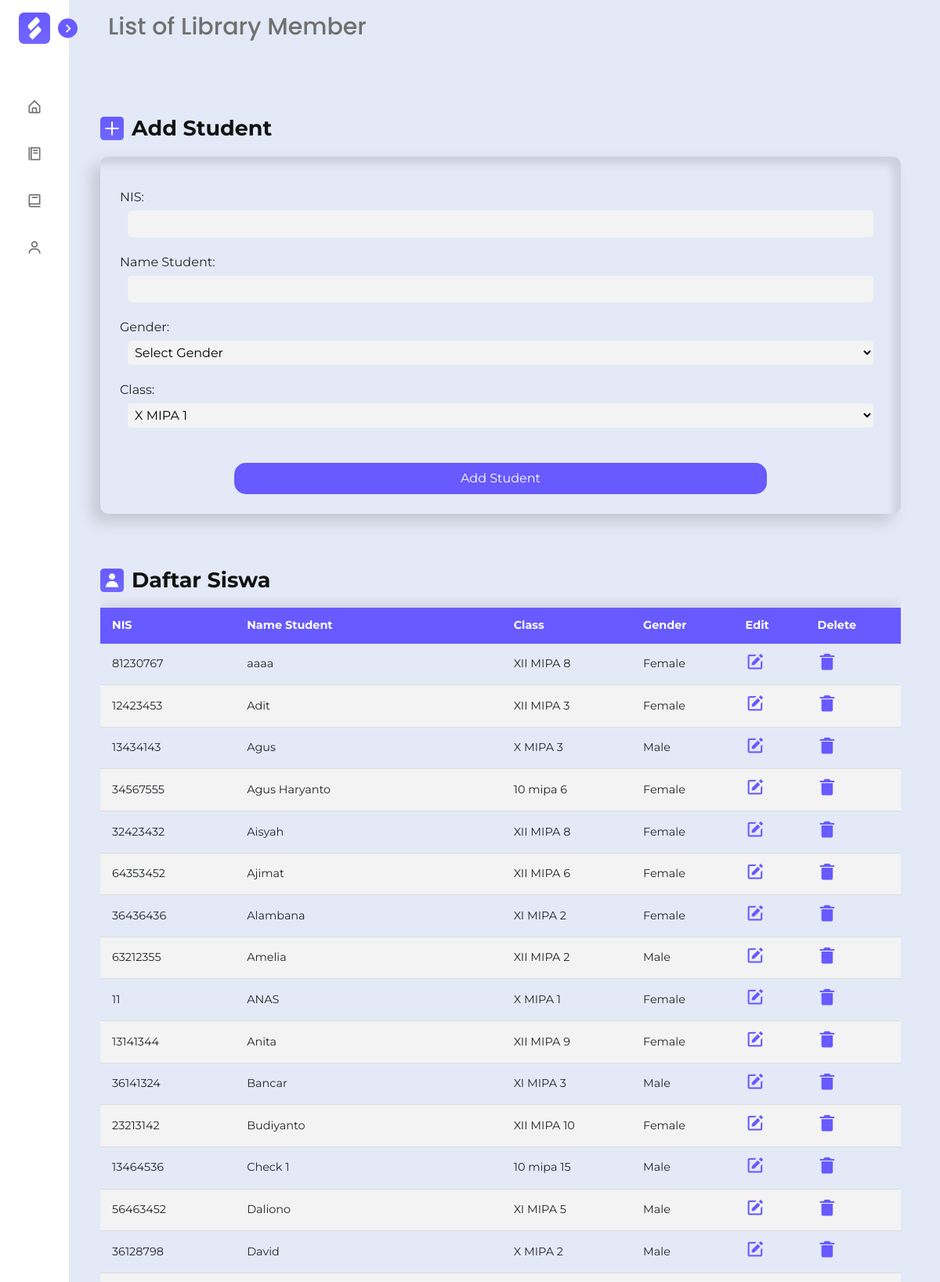
/source/student.php (signed in, upper part), run on the app's committed database.
### tables this page shows
CREATE TABLE `siswa` (
  `nis` int(11) NOT NULL,
  `namestudent` varchar(150) DEFAULT NULL,
  `class` varchar(11) DEFAULT NULL,
  `jenis_kelamin` varchar(15) DEFAULT NULL
);

### source/student.php (the view, shortened to what this page needs)
<!DOCTYPE html>
<html lang="en">
<head>
    <link href="framework/bootstrap/bootstrap.min.css" rel="stylesheet" />
    <link rel="stylesheet" href="css/sidebar.css">
    <link rel="stylesheet" href="css/siswa.css">
    <link href="framework/boxicons/boxicon.min.css" rel="stylesheet" />
</head>
<body>
    <nav class="sidebar close">
        <header>
            <div class="image-text">
                <span class="image">
                    <img src="assets/Logo.png" alt="" />
                </span>
            </div>
            <i class="bx bx-chevron-right toggle"></i>
        </header>
        <div class="menu-bar">
            <div class="menu">
                <ul class="menu-links">
                    <li class="nav-link">
                        <a href="home.php">
                            <i class="bx bx-home-alt icon"></i>
                        </a>
                    </li>
                    <li class="nav-link">
                        <a href="pinjaman.php">
                            <i class="bx bx-food-menu icon"></i>
                        </a>
                    </li>
                    <li class="nav-link">
                        <a href="book.php">
                            <i class="bx bx-book icon"></i>
                        </a>
                    </li>
                    <li class="nav-link">
                        <a href="#">
                            <i class="bx bx-user icon"></i>
                        </a>
                    </li>
                </ul>
            </div>
        </div>
    </nav>
    <section class="home">
        <div class="text">List of Library Member</div>
        <div class="content-area">
            <div class="submittion">
                <div class="name-it">
                    <img src="assets/add.png" alt="">
                    <p>Add Student</p>
                </div>
                <form action="student.php" method="POST" class="form-siswa">
                    <div class="input">
                        <label for="isbn">NIS:</label>
                        <input type="text" name="nis" id="nis" required>
                    </div>
                    <div class="input">
                        <label for="nama">Name Student:</label>
                        <input type="text" name="nama" id="nama" required>
                    </div>
                    <div class="input1">
                        <label for="penulis">Gender:</label>
                        <select name="jenis_kelamin" class="select-form" id="jenis_kelamin" required>
                            <option selected>Select Gender</option>
                        </select>
                    </div>
                    <div class="input1">
                        <label for="class">Class:</label>
                        <select name="class" class="select-form" id="kelas" placeholder="Silahkan Pilih Kelas" required>
                            <option value="X MIPA 1">X MIPA 1</option>
                        </select>
                    </div>
                    <div class="submit-btn">
                        <input type="submit" name="submit" class="submit" value="Add Student">
                    </div>
                </form>
            </div>
            <div class="view-data">
                <div class="name-it">
                    <img src="assets/profile.png" alt="">
                    <p>Daftar Siswa </p>
                </div>
                <div class="scroll-table">
                    <table class="content-table book-table">
                        <thead>
                            <tr>
                                <th>NIS</th>
                                <th>Name Student</th>
                                <th>Class</th>
                                <th>Gender</th>
                                <th>Edit</th>
                                <th>Delete</th>
                            </tr>
                        </thead>
                        <tbody>
                            <?php
						include 'logic/connection.php';
						$query = "SELECT * FROM siswa GROUP BY namestudent ASC";
						$result = mysqli_query($conn, $query);
						while ($row = mysqli_fetch_array($result)) {
							$nis = $row['nis'];
							$nama = $row['namestudent'];
							$kelas = $row['class'];
							$jenis_kelamin = $row['jenis_kelamin'];
							echo "<tr>";
							echo "<td>$nis</td>";
							echo "<td>$nama</td>";
							echo "<td>$kelas</td>";
							echo "<td>$jenis_kelamin</td>";
							echo "<td><a href='logic/edit_student.php?nis=$row[nis]'><i class='bx bxs-edit bx-sm' style='color:#675afe'></i></a></td>";
							echo "<td><a href='logic/delete.php?del=$row[nis]'><i class='bx bxs-trash-alt bx-sm' style='color:#675afe'></i></a></td>";
							echo "</tr>";
						}
        				?>
                        </tbody>
                    </table>
                </div>
            </div>
        </div>
    </section>
</body>
</html>

### source/css/sidebar.css (style rules this page uses)
* { margin: 0; padding: 0; box-sizing: border-box; font-family: "Poppins", sans-serif; }
:root { --body-color: #e4e9f7; --sidebar-color: #fff; --primary-color: #695cfe; --primary-color-light: #f6f5ff; --toggle-color: #ddd; --text-color: #707070; --tran-03: all 0.2s ease; --tran-03: all 0.3s ease; --tran-04: all 0.3s ease; --tran-05: all 0.3s ease; }
body { min-height: 100vh; background-color: var(--body-color); transition: var(--tran-05); }
.sidebar { position: fixed; top: 0; left: 0; height: 100%; width: 250px; padding: 10px 14px; background: var(--sidebar-color); transition: var(--tran-05); z-index: 100; }
.sidebar.close { width: 88px; }
.sidebar li { height: 50px; list-style: none; display: flex; align-items: center; margin-top: 10px; }
.sidebar header .image, .sidebar .icon { min-width: 60px; border-radius: 6px; }
.sidebar .icon { min-width: 60px; border-radius: 6px; height: 100%; display: flex; align-items: center; justify-content: center; font-size: 20px; }
.sidebar .text, .sidebar .icon { color: var(--text-color); transition: var(--tran-03); }
.sidebar header { position: relative; }
.sidebar header .image-text { display: flex; align-items: center; }
.sidebar header .image { display: flex; align-items: center; justify-content: center; }
.sidebar header .image img { width: 40px; border-radius: 6px; }
.sidebar header .toggle { position: absolute; top: 50%; right: -25px; transform: translateY(-50%) rotate(180deg); height: 25px; width: 25px; background-color: var(--primary-color); color: var(--sidebar-color); border-radius: 50%; display: flex; align-items: center; justify-content: center; font-size: 22px; cursor: pointer; transition: var(--tran-05); }
.sidebar.close .toggle { transform: translateY(-50%) rotate(0deg); }
.sidebar .menu { margin-top: 40px; }
.sidebar li a { list-style: none; height: 100%; background-color: transparent; display: flex; align-items: center; height: 100%; width: 100%; border-radius: 6px; text-decoration: none; transition: var(--tran-03); }
.sidebar .menu-bar { height: calc(100% - 55px); display: flex; flex-direction: column; justify-content: space-between; overflow-y: scroll; }
.home { position: absolute; top: 0; top: 0; left: 250px; height: 100vh; width: calc(100% - 250px); background-color: var(--body-color); transition: var(--tran-05); }
.home .text { font-size: 30px; font-weight: 500; color: var(--text-color); padding: 12px 60px; }
.sidebar.close ~ .home { left: 78px; height: 100vh; width: calc(100% - 78px); }

### data on the page
siswa: nis "81230767", namestudent "aaaa", class "XII MIPA 8", jenis_kelamin "Female"
siswa: nis "12423453", namestudent "Adit", class "XII MIPA 3", jenis_kelamin "Female"
siswa: nis "13434143", namestudent "Agus", class "X MIPA 3", jenis_kelamin "Male"
siswa: nis "34567555", namestudent "Agus Haryanto", class "10 mipa 6", jenis_kelamin "Female"
siswa: nis "32423432", namestudent "Aisyah", class "XII MIPA 8", jenis_kelamin "Female"
siswa: nis "64353452", namestudent "Ajimat", class "XII MIPA 6", jenis_kelamin "Female"
siswa: nis "36436436", namestudent "Alambana", class "XI MIPA 2", jenis_kelamin "Female"
siswa: nis "63212355", namestudent "Amelia", class "XII MIPA 2", jenis_kelamin "Male"
siswa: nis "11", namestudent "ANAS", class "X MIPA 1", jenis_kelamin "Female"
siswa: nis "13141344", namestudent "Anita", class "XII MIPA 9", jenis_kelamin "Female"
siswa: nis "36141324", namestudent "Bancar", class "XI MIPA 3", jenis_kelamin "Male"
siswa: nis "23213142", namestudent "Budiyanto", class "XII MIPA 10", jenis_kelamin "Female"
siswa: nis "13464536", namestudent "Check 1", class "10 mipa 15", jenis_kelamin "Male"
siswa: nis "56463452", namestudent "Daliono", class "XI MIPA 5", jenis_kelamin "Male"
siswa: nis "36128798", namestudent "David", class "X MIPA 2", jenis_kelamin "Male"
